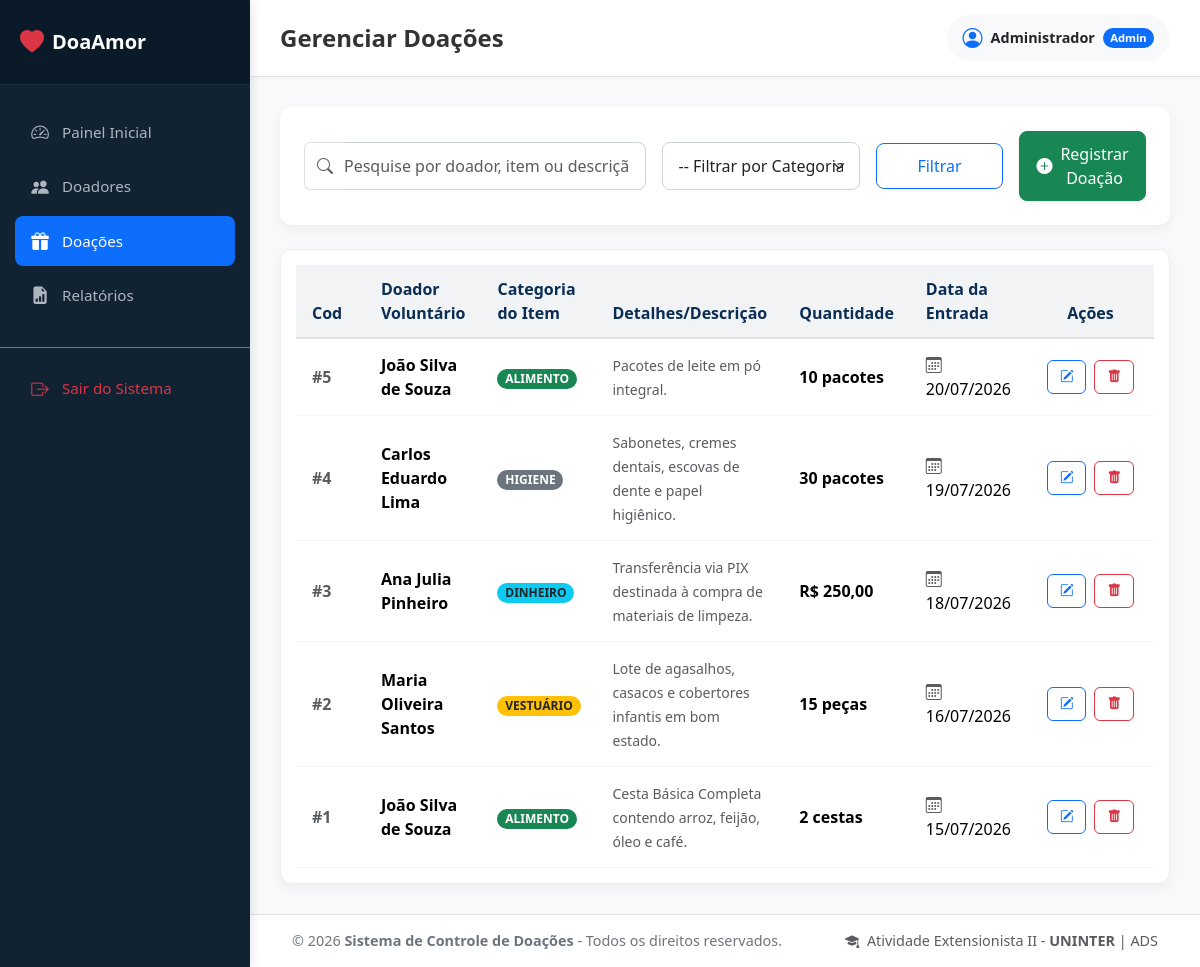
The page /doacoes/listar.php (signed in) on the database its author committed.
### tables this page shows
CREATE TABLE IF NOT EXISTS doacoes (
    id INT AUTO_INCREMENT PRIMARY KEY,
    doador_id INT NOT NULL,
    tipo VARCHAR(50) NOT NULL,  
    descricao TEXT NULL,
    quantidade VARCHAR(50) NOT NULL,  
    data_doacao DATE NOT NULL,
    criado_em TIMESTAMP DEFAULT CURRENT_TIMESTAMP,
    FOREIGN KEY (doador_id) REFERENCES doadores(id) ON DELETE CASCADE
);

CREATE TABLE IF NOT EXISTS doadores (
    id INT AUTO_INCREMENT PRIMARY KEY,
    nome VARCHAR(100) NOT NULL,
    telefone VARCHAR(20) NOT NULL,
    email VARCHAR(100) NULL,
    endereco TEXT NULL,
    criado_em TIMESTAMP DEFAULT CURRENT_TIMESTAMP
);

### doacoes/listar.php (the view, shortened to what this page needs)
<?php
$base_path = '../';
require_once $base_path . 'includes/conexao.php';
$pesquisa = isset($_GET['q']) ? trim($_GET['q']) : '';
$doacoes = [];
try {
    $sql = 'SELECT d.*, doador.nome AS doador_nome
            FROM doacoes d
            INNER JOIN doadores doador ON d.doador_id = doador.id';
    $params = [];
    $sql .= ' ORDER BY d.id DESC';
    $stmt = $pdo->prepare($sql);
    $stmt->execute($params);
    $doacoes = $stmt->fetchAll();
} catch (PDOException $e) {
    $erroDb = 'Erro ao consultar banco de dados: ' . $e->getMessage();
}
?>
<!DOCTYPE html>
<html lang="pt-BR">
<head>
    <link href="https://cdn.jsdelivr.net/npm/bootstrap@5.3.3/dist/css/bootstrap.min.css" rel="stylesheet">
    <link href="https://cdn.jsdelivr.net/npm/bootstrap-icons@1.11.3/font/bootstrap-icons.min.css" rel="stylesheet">
    <link href="../css/style.css" rel="stylesheet">
</head>
<body>
<?php require_once $base_path . 'includes/menu.php'; ?>
<div class="card custom-card border-0 mb-4">
    <div class="card-body p-4">
        <form action="listar.php" method="GET" class="row g-3 align-items-center">
            <div class="col-12 col-md-4 col-lg-5">
                <div class="input-group">
                    <span class="input-group-text bg-white text-muted border-end-0">
                        <i class="bi bi-search"></i>
                    </span>
                    <input type="text" id="pesquisa-tabela" name="q" class="form-control border-start-0 ps-0" placeholder="Pesquise por doador, item ou descrição..." value="<?= htmlspecialchars($pesquisa) ?>">
                </div>
            </div>
            <div class="col-12 col-sm-6 col-md-3 col-lg-3">
                <select name="tipo" class="form-select" onchange="this.form.submit()">
                    <option value="">-- Filtrar por Categoria --</option>
                </select>
            </div>
            <div class="col-12 col-sm-6 col-md-2 col-lg-2 d-flex gap-2">
                <button type="submit" class="btn btn-outline-primary btn-custom w-100">Filtrar</button>
            </div>
            <div class="col-12 col-md-3 col-lg-2 text-md-end ms-auto">
                <a href="cadastrar.php" class="btn btn-success btn-custom shadow-sm w-100 d-inline-flex justify-content-center align-items-center">
                    <i class="bi bi-plus-circle-fill me-2"></i> Registrar Doação
                </a>
            </div>
        </form>
    </div>
</div>
<div class="table-responsive-custom">
    <?php if (empty($doacoes)): ?>
        <div class="text-center py-5 text-muted">
            <i class="bi bi-gift fs-1 d-block mb-3"></i>
            <h5>Nenhuma doação localizada</h5>
            <p class="m-0">Registre novas doações recebidas ou ajuste as opções de filtragem acima.</p>
        </div>
    <?php else: ?>
        <table class="table custom-table table-hover align-middle" id="tabela-filtrar">
            <thead>
                <tr>
                    <th scope="col" style="width: 80px;">Cod</th>
                    <th scope="col">Doador Voluntário</th>
                    <th scope="col">Categoria do Item</th>
                    <th scope="col">Detalhes/Descrição</th>
                    <th scope="col">Quantidade</th>
                    <th scope="col">Data da Entrada</th>
                    <th scope="col" class="text-center" style="width: 140px;">Ações</th>
                </tr>
            </thead>
            <tbody>
                <?php foreach ($doacoes as $doacao): ?>
                    <tr>
                        <td class="text-muted fw-semibold">#<?= $doacao['id'] ?></td>
                        <td>
                            <div class="fw-bold text-dark-blue"><?= htmlspecialchars($doacao['doador_nome']) ?></div>
                        </td>
                        <td>
                            <?php
                            $badgeClass = 'bg-primary';
                            switch(strtolower($doacao['tipo'])) {
                                case 'alimento': $badgeClass = 'bg-success'; break;
                                case 'vestuário': $badgeClass = 'bg-warning text-dark'; break;
                                case 'dinheiro': $badgeClass = 'bg-info text-dark'; break;
                                case 'higiene': $badgeClass = 'bg-secondary'; break;
                            }
                            ?>
                            <span class="badge <?= $badgeClass ?> px-2.5 py-1.5 rounded-pill text-uppercase" style="font-size: 0.75rem;">
                                <?= htmlspecialchars($doacao['tipo']) ?>
                            </span>
                        </td>
                        <td>
                            <span class="text-muted small">
                                <?= !empty($doacao['descricao']) ? htmlspecialchars($doacao['descricao']) : '<em class="text-white-50">Sem descrição detalhada</em>' ?>
                            </span>
                        </td>
                        <td class="fw-semibold text-dark-blue"><?= htmlspecialchars($doacao['quantidade']) ?></td>
                        <td>
                            <i class="bi bi-calendar3 text-muted me-1"></i>
                            <?= date('d/m/Y', strtotime($doacao['data_doacao'])) ?>
                        </td>
                        <td>
                            <div class="d-flex justify-content-center gap-2">
                                <a href="editar.php?id=<?= $doacao['id'] ?>" class="btn btn-outline-primary btn-custom-sm d-flex align-items-center" title="Editar registro">
                                    <i class="bi bi-pencil-square"></i>
                                </a>
                                <a href="excluir.php?id=<?= $doacao['id'] ?>" class="btn btn-outline-danger btn-custom-sm btn-excluir d-flex align-items-center" data-confirm="Deseja mesmo excluir o registro desta doação de '<?= htmlspecialchars($doacao['quantidade']) ?>' feita por <?= htmlspecialchars($doacao['doador_nome']) ?>? Esta ação é irreversível." title="Excluir registro">
                                    <i class="bi bi-trash-fill"></i>
                                </a>
                            </div>
                        </td>
                    </tr>
                <?php endforeach; ?>
            </tbody>
        </table>
    <?php endif; ?>
</div>
<?php require_once $base_path . 'includes/footer.php'; ?>
</body>
</html>

### css/style.css (style rules this page uses)
:root { --primary-color: #0d6efd; --primary-hover: #0b5ed7; --secondary-color: #0dcaf0; --dark-blue: #0a2d54; --light-bg: #f8f9fa; --sidebar-bg: #112233; --sidebar-text: #adb5bd; --sidebar-hover-bg: #1a3047; --card-shadow: 0 4px 12px rgba(0, 0, 0, 0.05); --border-radius: 12px; }
body { background-color: var(--light-bg); font-family: 'Segoe UI', Tahoma, Geneva, Verdana, sans-serif; color: #333; min-height: 100vh; overflow-x: hidden; }
.custom-card { background: #fff; border: none; border-radius: var(--border-radius); box-shadow: var(--card-shadow); transition: transform 0.2s, box-shadow 0.2s; margin-bottom: 24px; overflow: hidden; }
.table-responsive-custom { background-color: #fff; border-radius: var(--border-radius); box-shadow: var(--card-shadow); padding: 15px; border: 1px solid #eee; }
.custom-table { margin-bottom: 0; }
.custom-table th { background-color: #f1f3f5; color: var(--dark-blue); font-weight: 600; border-bottom: 2px solid #dee2e6; padding: 12px 16px; }
.custom-table td { padding: 14px 16px; vertical-align: middle; border-bottom: 1px solid #f1f3f5; }
.btn-custom { border-radius: 8px; padding: 10px 20px; font-weight: 500; transition: all 0.2s ease; }
.btn-custom-sm { border-radius: 6px; padding: 6px 12px; font-size: 0.85rem; }
.form-control, .form-select { border-radius: 8px; padding: 11px 16px; border: 1px solid #ced4da; transition: border-color 0.15s ease-in-out, box-shadow 0.15s ease-in-out; }

### rows shown on the page
doacoes: id "5", doador.nome "João Silva de Souza", tipo "ALIMENTO", descricao "Pacotes de leite em pó integral.", quantidade "10 pacotes", data_doacao "20/07/2026"
doacoes: id "4", doador.nome "Carlos Eduardo Lima", tipo "HIGIENE", descricao "Sabonetes, cremes dentais, escovas de dente e papel higiênico.", quantidade "30 pacotes", data_doacao "19/07/2026"
doacoes: id "3", doador.nome "Ana Julia Pinheiro", tipo "DINHEIRO", descricao "Transferência via PIX destinada à compra de materiais de limpeza.", quantidade "R$ 250,00", data_doacao "18/07/2026"
doacoes: id "2", doador.nome "Maria Oliveira Santos", tipo "VESTUÁRIO", descricao "Lote de agasalhos, casacos e cobertores infantis em bom estado.", quantidade "15 peças", data_doacao "16/07/2026"
doacoes: id "1", doador.nome "João Silva de Souza", tipo "ALIMENTO", descricao "Cesta Básica Completa contendo arroz, feijão, óleo e café.", quantidade "2 cestas", data_doacao "15/07/2026"

### other values the page prints
explode(' ', $_SESSION['usuario_nome'])[0] "Administrador"
